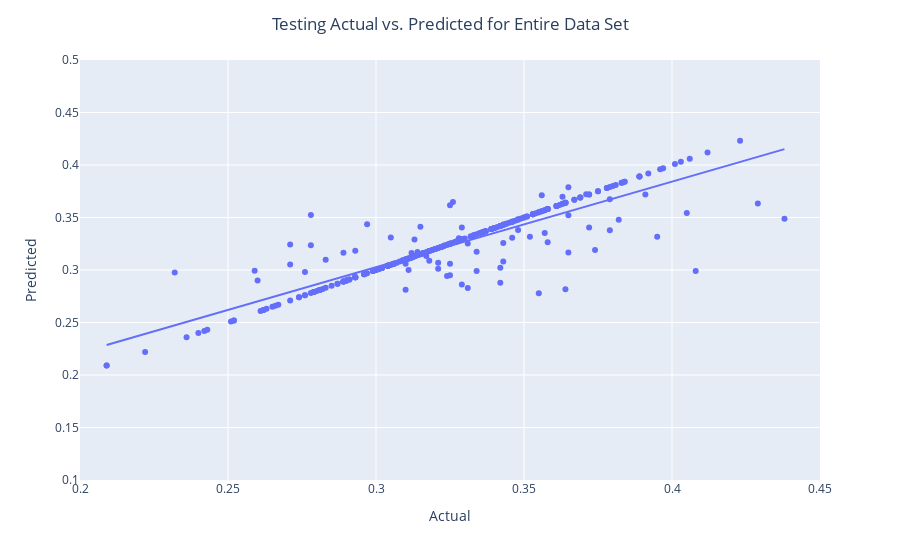

Notebook code cell kept with this figure:
### Code cell
predictionAllPlayers = regressor.predict(independentSet)
resultFrameAllPlayers = pd.DataFrame({'Name': battingData[columns[1]],'Actual': dependentSet, 'Predicted': predictionAllPlayers})
#print(resultFrameAllPlayers)

# Print XY Scatter Plot using plotly

fig = px.scatter(resultFrameAllPlayers, x="Actual", y="Predicted",  trendline="ols")
fig.update_layout(title_text='Testing Actual vs. Predicted for Entire Data Set', title_x=0.5)
fig.update_xaxes(range=[0.2, 0.45])
fig.update_yaxes(range=[0.1, 0.5])
fig.show()

print('Mean Absolute Error:', metrics.mean_absolute_error(dependentSet, predictionAllPlayers))
print('Mean Squared Error:', metrics.mean_squared_error(dependentSet, predictionAllPlayers))
print('Root Mean Squared Error:', np.sqrt(metrics.mean_squared_error(dependentSet, predictionAllPlayers)))

### Figure 1 — Plotly figure (JSON) as saved in the notebook; plotly's stock layout.template omitted (floating-point values rounded to 4 significant figures; data arrays with more than 128 entries replaced by an {"elided": "..."} marker saying what was removed)
{"data": [{"hovertemplate": "Actual=%{x}<br>Predicted=%{y}<extra></extra>", "legendgroup": "", "marker": {"color": "#636efa", "symbol": "circle"}, "mode": "markers", "name": "", "orientation": "v", "showlegend": false, "type": "scatter", "x": {"elided": "320 float values"}, "xaxis": "x", "y": {"elided": "320 float values"}, "yaxis": "y"}, {"hovertemplate": "<b>OLS trendline</b><br>Predicted = 0.814741 * Actual + 0.0582601<br>R<sup>2</sup>=0.784264<br><br>Actual=%{x}<br>Predicted=%{y} <b>(trend)</b><extra></extra>", "legendgroup": "", "marker": {"color": "#636efa", "symbol": "circle"}, "mode": "lines", "name": "", "showlegend": false, "type": "scatter", "x": {"elided": "320 float values"}, "xaxis": "x", "y": {"elided": "320 float values"}, "yaxis": "y"}], "layout": {"legend": {"tracegroupgap": 0}, "margin": {"t": 60}, "title": {"text": "Testing Actual vs. Predicted for Entire Data Set", "x": 0.5}, "xaxis": {"anchor": "y", "domain": [0, 1], "range": [0.2, 0.45], "title": {"text": "Actual"}}, "yaxis": {"anchor": "x", "domain": [0, 1], "range": [0.1, 0.5], "title": {"text": "Predicted"}}}}
